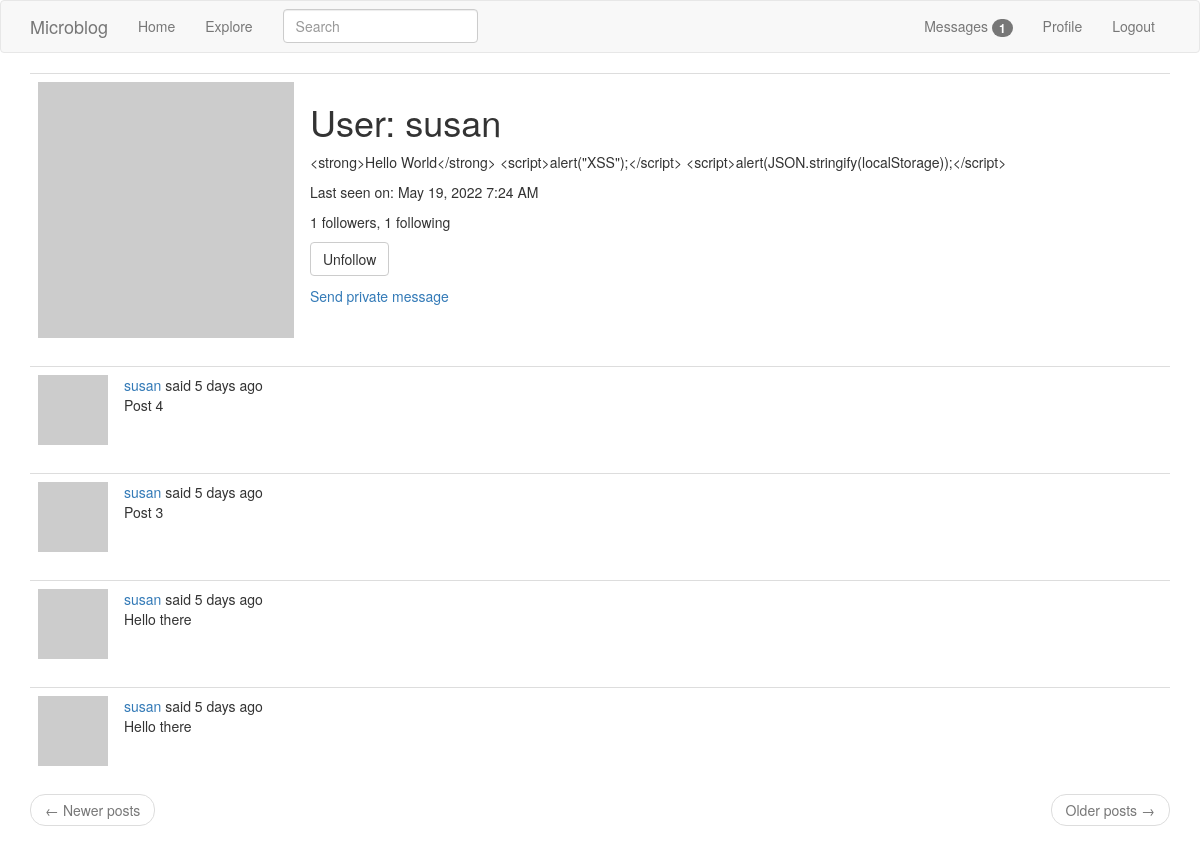
Screenshot of /user/susan (signed in) with the database file from the repository.
### app/models.py (models this page shows, shortened)
class User(UserMixin, db.Model):
    id = db.Column(db.Integer, primary_key=True)
    username = db.Column(db.String(64), index=True, unique=True)
    email = db.Column(db.String(120), index=True, unique=True)
    password_hash = db.Column(db.String(128))
    posts = db.relationship('Post', backref='author', lazy='dynamic')
    about_me = db.Column(db.String(140))
    last_seen = db.Column(db.DateTime, default=datetime.utcnow)
    followed = db.relationship(
        'User', secondary=followers,
        primaryjoin=(followers.c.follower_id == id),
        secondaryjoin=(followers.c.followed_id == id),
        backref=db.backref('followers', lazy='dynamic'), lazy='dynamic')
    messages_sent = db.relationship('Message',
                                    foreign_keys='Message.sender_id',
                                    backref='author', lazy='dynamic')
    messages_received = db.relationship('Message',
                                        foreign_keys='Message.recipient_id',
                                        backref='recipient', lazy='dynamic')
    last_message_read_time = db.Column(db.DateTime)
    notifications = db.relationship('Notification', backref='user',
                                    lazy='dynamic')
    def avatar(self, size):
        digest = md5(self.email.lower().encode('utf-8')).hexdigest()
        return 'https://www.gravatar.com/avatar/{}?d=identicon&s={}'.format(
            digest, size)
    def is_following(self, user):
        return self.followed.filter(
            followers.c.followed_id == user.id).count() > 0
    def new_messages(self):
        last_read_time = self.last_message_read_time or datetime(1900, 1, 1)
        return Message.query.filter_by(recipient=self).filter(
            Message.timestamp > last_read_time).count()

class SearchableMixin(object):
    @classmethod
    def before_commit(cls, session):
        session._changes = {
            'add': list(session.new),
            'update': list(session.dirty),
            'delete': list(session.deleted)
        }
    @classmethod
    def after_commit(cls, session):
        for obj in session._changes['add']:
            if isinstance(obj, SearchableMixin):
                add_to_index(obj.__tablename__, obj)
        for obj in session._changes['update']:
            if isinstance(obj, SearchableMixin):
                add_to_index(obj.__tablename__, obj)
        for obj in session._changes['delete']:
            if isinstance(obj, SearchableMixin):
                remove(obj.__tablename__, obj)

class Post(SearchableMixin, db.Model):
    __searchable__ = ['body']
    id = db.Column(db.Integer, primary_key=True)
    body = db.Column(db.String(140))
    timestamp = db.Column(db.DateTime, index=True, default=datetime.utcnow)
    user_id = db.Column(db.Integer, db.ForeignKey('user.id'))
    language = db.Column(db.String(5))

### app/main/routes.py (the view)
@bp.route('/user/<username>')
@login_required
def user(username):
    user = User.query.filter_by(username=username).first_or_404()
    page = request.args.get('page', 1, type=int)
    posts = user.posts.order_by(Post.timestamp.desc()).paginate(
        page, current_app.config['POSTS_PER_PAGE'], False)
    next_url = url_for('main.user', username=user.username,
                       page=posts.next_num) if posts.has_next else None
    prev_url = url_for('main.user', username=user.username,
                       page=posts.prev_num) if posts.has_prev else None
    form = EmptyForm()
    return render_template('user.html', user=user, posts=posts.items,
                           next_url=next_url, prev_url=prev_url, form=form)

### app/main/forms.py
class SearchForm(FlaskForm):
    q = StringField(_l('Search'), validators=[DataRequired()])
    def __init__(self, *args, **kwargs):
        if 'formdata' not in kwargs:
            kwargs['formdata'] = request.args
        if 'meta' not in kwargs:
            kwargs['meta'] = {'csrf': False}
        super().__init__(*args, **kwargs)

class EmptyForm(FlaskForm):
    submit = SubmitField('Submit')

### app/main/routes.py (called while the page is built)
@bp.before_app_request
def before_request():
    if current_user.is_authenticated:
        current_user.last_seen = datetime.utcnow()
        db.session.commit()
        g.search_form = SearchForm()
    g.locale = str(get_locale())

### app/models.py (called while the page is built)
@login.user_loader
def load_user(id):
    return User.query.get(int(id))

### app/templates/user.html (shortened to what this page needs)
{% extends "base.html" %}
{% block app_content %}
    <table class="table table-hover">
        <tr>
            <td width="256px">
                <img src="{{ user.avatar(256) }}"
                     alt="{{ user.username }}'s avatar"
                     height="256"
                     width="256"/>
            </td>
            <td>
                <h1>{{ _('User') }}: {{ user.username }}</h1>
                {% if user.about_me %}
                    <p>
                        {{ user.about_me }}
                    </p>
                {% endif %}
                {% if user.last_seen %}
                    <p>
                        {{ _('Last seen on') }}: {{ moment(user.last_seen).format('LLL') }}
                    </p>
                {% endif %}
                <p>
                    {{ _('%(count)d followers', count=user.followers.count()) }}, {{ _('%(count)d following', count=user.followed.count()) }}
                </p>
                {% if user == current_user %}
                    <p>
                        <a href="{{ url_for('main.edit_profile') }}">{{ _('Edit your profile') }}</a>
                    </p>
                {% else %}
                    <p>
                        <form action="{{ url_for('main.unfollow', username=user.username) }}"
                              method="post">
                            {{ form.submit(value=_('Unfollow'), class_='btn btn-default') }}
                        </form>
                    </p>
                {% endif %}
                {% if user != current_user %}
                <p>
                    <a href="{{ url_for('main.send_message',
                                        recipient=user.username) }}">
                        {{ _('Send private message') }}
                    </a>
                </p>
                {% endif %}
            </td>
        </tr>
    </table>
    {% for post in posts %}
        {% include '_post.html' %}
    {% endfor %}
    {% include "_page_nav.html" %}
{% endblock app_content %}

### app/templates/_post.html (shortened to what this page needs)
<table class="table table-hover">
    <tr>
        <td width="70px">
            <a href="{{ url_for('main.user', username=post.author.username) }}">
                <img src="{{ post.author.avatar(70) }}"
                     alt="{{ post.author.username }}'s avatar"
                     height="70"
                     width="70"/>
            </a>
        </td>
        <td>
        {{ _('%(username)s said %(when)s',
        username=user_link, when=moment(post.timestamp).fromNow()) }}
        <br />
        <span id="post{{ post.id }}">{{ post.body }}</span>
    </td>
</tr>
</table>

### rows the page displays
User: username "susan", about_me "<strong>Hello World</strong> <script>alert(\"XSS\");</script> <script>alert(JSON.stringify(localStorage));</script>", last_seen "May 19, 2022 7:24 AM"
Post: body "Post 4"
Post: body "Post 3"
Post: body "Hello there"
Post: body "Hello there"

### other values shown
{{ new_messages }} "1"
